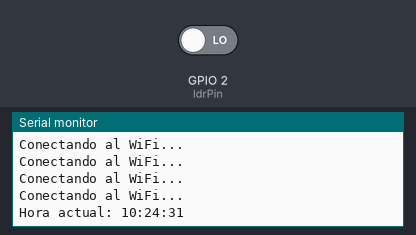
A sketch run on a simulated ESP32. Shown: the last lines printed to the serial monitor. Inputs (shaded band) come from the test bench; at power-on: GPIO 2 (ldrPin) LOW. WiFi joins after 1.5 s; servers stay silent unless stated; network time is answered at once with the bench clock; uploads are accepted with an empty reply; the local clock reads 2024-03-15 10:24:30 at power-on unless the sketch sets it.

Above: at 2.7 s.
2.8 s: GPIO 2 (ldrPin) driven HIGH
At 3.6 s:
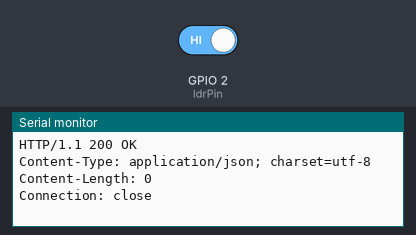
At 5.6 s:
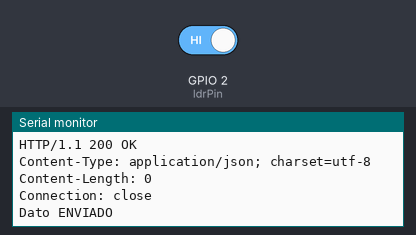

The sketch:

ubicuos_v2.4.ino
```cpp
#include <WiFi.h>
#include <NTPClient.h>
#include <WiFiUdp.h>

const char* ssid = "Juank0512";
const char* password = "91051227340";

const int utcOffsetInSeconds = -18000;  // Ajusta esto en -18000 segundos que es la zona horaria de colombia

const int ldrPin = 2;  // Pin analógico donde está conectado el fotosensor

const char* host = "192.168.167.11"; //"192.168.167.11";      // Dirección IP local o remota, del Servidor Web
const int   port = 80;            // Puerto, HTTP es 80 por defecto, cambiar si es necesario.
const int   watchdog = 2000;        // Frecuencia del Watchdog
unsigned long previousMillis = millis();
unsigned long tiempoInicial = millis();
String line;
int hora =0;
int minutos=0;
int segundos=0;

WiFiUDP ntpUDP;
NTPClient timeClient(ntpUDP, "pool.ntp.org", utcOffsetInSeconds);

int estadoAnterior = LOW;
unsigned long tiempoCambio = 0;

void setup() {
  Serial.begin(115200);

  WiFi.begin(ssid, password);
  while (WiFi.status() != WL_CONNECTED) {
    delay(100);
    Serial.println("Conectando al WiFi...");
  }

  timeClient.begin();
  timeClient.update();
  Serial.print("Hora actual: ");
  Serial.println(timeClient.getFormattedTime());

  pinMode(ldrPin, INPUT);
}

void loop() {
  unsigned long currentMillis = millis();
  int estadoActual = digitalRead(ldrPin);

  if (estadoActual != estadoAnterior) {
    if (estadoActual == HIGH) {
      // Se detectó luz
      tiempoCambio = millis();
      timeClient.update();
      hora = timeClient.getHours();
      minutos = timeClient.getMinutes();
      segundos = timeClient.getSeconds();
      Serial.print("Cambio a luz. Hora: ");
      Serial.print(hora);
      Serial.print("  minutos: ");
      Serial.print(minutos);
      Serial.print(" segundos: ");
      Serial.print(segundos);
      Serial.print(", Milisegundos: ");
      Serial.println(tiempoCambio);
      if ( currentMillis - previousMillis > watchdog ) {
    previousMillis = currentMillis;
    WiFiClient client;

  if (!client.connect(host, port)) {
    Serial.println("Conexión falló...");
    return;
  }
  String url = "/TimingGates/tiempo_final.php?hora_final=";
  url += hora;
  url += "&minutos_final=";
  url += minutos;
  url += "&segundos_final=";
  url += segundos;
  url += "&milesimas_final=";
  url += tiempoCambio;

  // Envío de la solicitud al Servidor
  client.print(String("POST ") + url + " HTTP/1.1\r\n" +
             "Host: " + host + "\r\n" +
             "Connection: close\r\n\r\n");

  unsigned long timeout = millis();
  while (client.available() == 0) {
    if (millis() - timeout > 5000) {
      Serial.println(">>> Superado tiempo de espera!");
      client.stop();
      return;
    }
  }
  // Lee respuesta del servidor
    while(client.available()){
      line = client.readStringUntil('\r');
      Serial.print(line);
    }
      Serial.print("Dato ENVIADO");
      Serial.print(" \t");
      delay(100);

  }
    } /*else {
      // Se quedó a oscuras
      tiempoCambio = millis();
      timeClient.update();
      Serial.print("Cambio a oscuridad. Hora: ");
      Serial.print(timeClient.getFormattedTime());
      Serial.print(", Milisegundos: ");
      Serial.println(tiempoCambio);
    }*/
  }

  estadoAnterior = estadoActual;
  delay(100);  // pausa para evitar rebotes del ldr

}
```

Measured:
- after the input at 2.8 s, the serial monitor: prints a new line at once (image 1)
